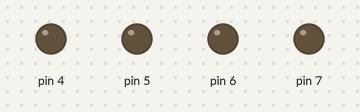
This sketch was run on a simulated Arduino Uno, built with avr-gcc and run on an emulated ATmega328P. On the bench: output pins drawn as LEDs (lit = HIGH).

Above: at 0.5 s.
At 2.5 s:
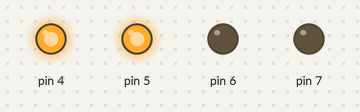
At 4.5 s:
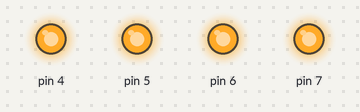
At 5.5 s:
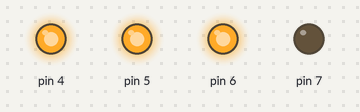
At 10.5 s:
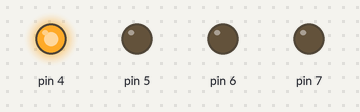
Timing chart, 0 to 11.7 s (numbered marks = the images above):
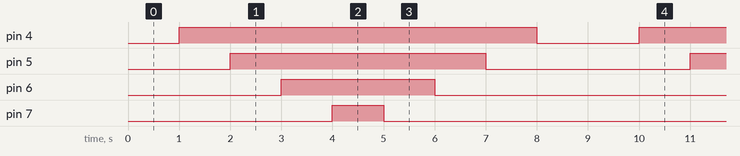

Measured:
- by itself, pin 4: alternates HIGH for 7.0 s and LOW for 2.0 s
- by itself, pin 5: alternates HIGH for 5.0 s and LOW for 4.0 s
- by itself, pin 6: alternates HIGH for 3.0 s and LOW for 6.0 s
- by itself, pin 7: alternates HIGH for 1.0 s and LOW for 8.0 s

The sketch:

AVRGCC_LED_HW2.ino
```cpp
void setup() {
  // put your setup code here, to run once:
  DDRD |= 0xf0;         // 아두이노 4, 5, 6, 7번핀 output 선언
}

void loop() {
  // put your main code here, to run repeatedly:
  PORTD &= ~0xff;
  delay(1000);

  for(int i = 0;i < 4;i++){
    PORTD |= (0x10 << i);
    delay(1000);
  }

  for(int i = 0;i < 4;i++){
    PORTD &= ~(0x80 >> i);
    delay(1000);
  }
}
```
